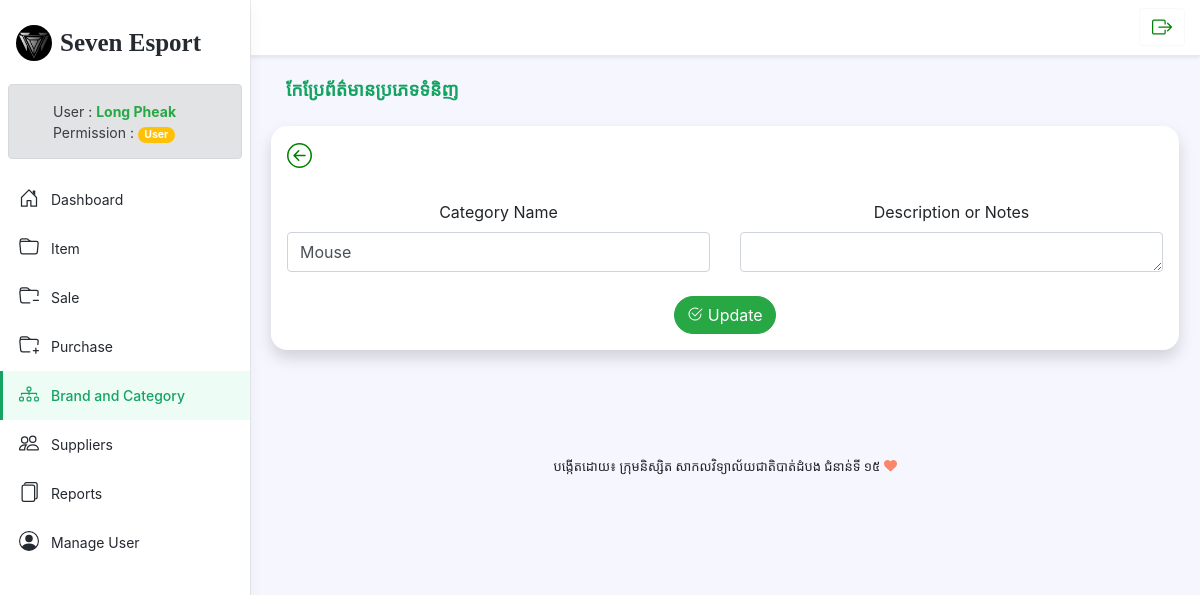
The app's page /category_edit.php?id=1 (signed in) with its own data.
### tables this page shows
CREATE TABLE IF NOT EXISTS `tbl_user` (
  `user_id` int(11) NOT NULL AUTO_INCREMENT,
  `user_fullname` varchar(50) NOT NULL,
  `user_gender` varchar(50) NOT NULL,
  `user_email` varchar(100) NOT NULL,
  `user_name` varchar(50) NOT NULL,
  `user_password` varchar(100) NOT NULL,
  `user_address` varchar(100) NOT NULL,
  `user_phone` varchar(50) NOT NULL,
  `permission` varchar(50) NOT NULL,
  `status` int(11) NOT NULL,
  PRIMARY KEY (`user_id`)
);

CREATE TABLE IF NOT EXISTS `tbl_category` (
  `category_id` int(11) NOT NULL AUTO_INCREMENT,
  `category_name` varchar(100) NOT NULL,
  `description` text NOT NULL,
  PRIMARY KEY (`category_id`),
  UNIQUE KEY `category_name` (`category_name`)
);

### category_edit.php (the view, shortened to what this page needs)
<?php
require_once 'config/db.php';
require_once 'inc/html_head.php';
?>
<body class="app">
<header class="app-header fixed-top">
    <div class="app-header-inner">
        <?php include('inc/header_menu.php') ?>
    </div>
    </div>
    <div id="app-sidepanel" class="app-sidepanel">
        <?php include('inc/sidebar.php') ?>
    </div>
</header>
<div class="app-wrapper">
    <div class="app-content pt-3 p-md-3 p-lg-4">
        <?php
        $data = $con->query("SELECT * FROM tbl_category WHERE category_id = ". $_GET['id'])->fetch(PDO::FETCH_OBJ);
        ?>
        <div class="container-xl">
            <div class="position-relative mb-3">
                <div class="row g-2 justify-content-between mb-3">
                    <div class="col-auto ">
                        <h1 style="font-family: 'Kh Dangrek'; color:#15a362; font-size:large"
                            class="app-page-title mb-2">កែប្រែព័ត៌មានប្រភេទទំនិញ</h1>
                    </div>
                    <div class="container bg-white p-3 mt-3 shadow p-3 mb-5 bg-body rounded-4">
                        <form action="#" method="post">
                            <div class="mb-3">
                            <a href="category.php" title="Back">
                            </a>
                            </div>
                        <div class="row  text-center">
                            <div class="col-md-6 mb-3 mt-3">
                                <label class="form-label">Category Name</label>
                                <input type="text" value="<?= $data->category_name ?>" name="category_name" class="form-control" placeholder="Category Name">
                            </div>
                            <div class="col-md-6 mb-3 mt-3">
                                <label class="form-label">Description or Notes</label>
                                <textarea name="description" class="form-control" rows="10" cols="10" value="<?= $data->description ?>"></textarea>
                            </div>
                        </div>
                        <div class="mt-2 text-center">
                                <button class="btn btn-success rounded-5" type="submit" name="update_category">
                                <a>
                                    Update
                                </a>
                                </button>
                        </div>
                        </form>
                    </div>
                </div>
            </div>
        </div>
    </div>
    <footer id="footbarlog" class="app-footer">
        <?php include('inc/footer.php') ?>
    </footer>
</div>
</body>
</html>

### config/checkpermission.php (shortened to what this page needs)
<div class="mx-2">
    <?php
    $LogID = $_SESSION["Loged_id"];
    $status = 1;
    $sql_select_logedin = $con->prepare("SELECT * FROM tbl_user WHERE tbl_user.status = ?
    AND tbl_user.user_id = ?");
    $sql_select_logedin->bindParam(1, $status);
    $sql_select_logedin->bindParam(2, $LogID);
    $sql_select_logedin->execute();
    $row_select_logedin = $sql_select_logedin->fetch(PDO::FETCH_BOTH);
    if ($row_select_logedin['permission'] == "Admin") {
    ?>
        <div class="alert alert-secondary" style="height: 75px;" role="alert">
            <div class="row">
                <div >
                    <a href="Users.php?ID=<?= $row_select_logedin['user_id'] ?>">
                    </a>
                </div>
                <div class="col-auto mt-1 ml-4">User :
                    <strong class="text-success"><?= $row_select_logedin['user_fullname'] ?></strong><br>
                    <p>Permission : <span class="badge badge-pill badge-success"><?= $row_select_logedin['permission'] ?></span></p>
                </div>
            </div>
        </div>
    <?php
    }else if($row_select_logedin['permission'] == "User"){
        ?>
        <div class="alert alert-secondary" style="height: 75px;" role="alert">
            <div class="row">
                <div class="col-auto mt-1 ml-4">User :
                    <strong class="text-success"><?= $row_select_logedin['user_fullname'] ?></strong><br>
                    <p>Permission : <span style="color: white ;" class="badge badge-pill badge-warning"><?= $row_select_logedin['permission'] ?></span></p>
                </div>
            </div>
        </div>
    <?php
    }
    ?>
</div>

### assets/css/style.css (style rules this page uses)
#footbarlog { font-family: "Kh Dangrek"; text-align: center; }

### records on screen
tbl_user: user_fullname "Long Pheak", permission "User"
tbl_category: category_name "Mouse"
